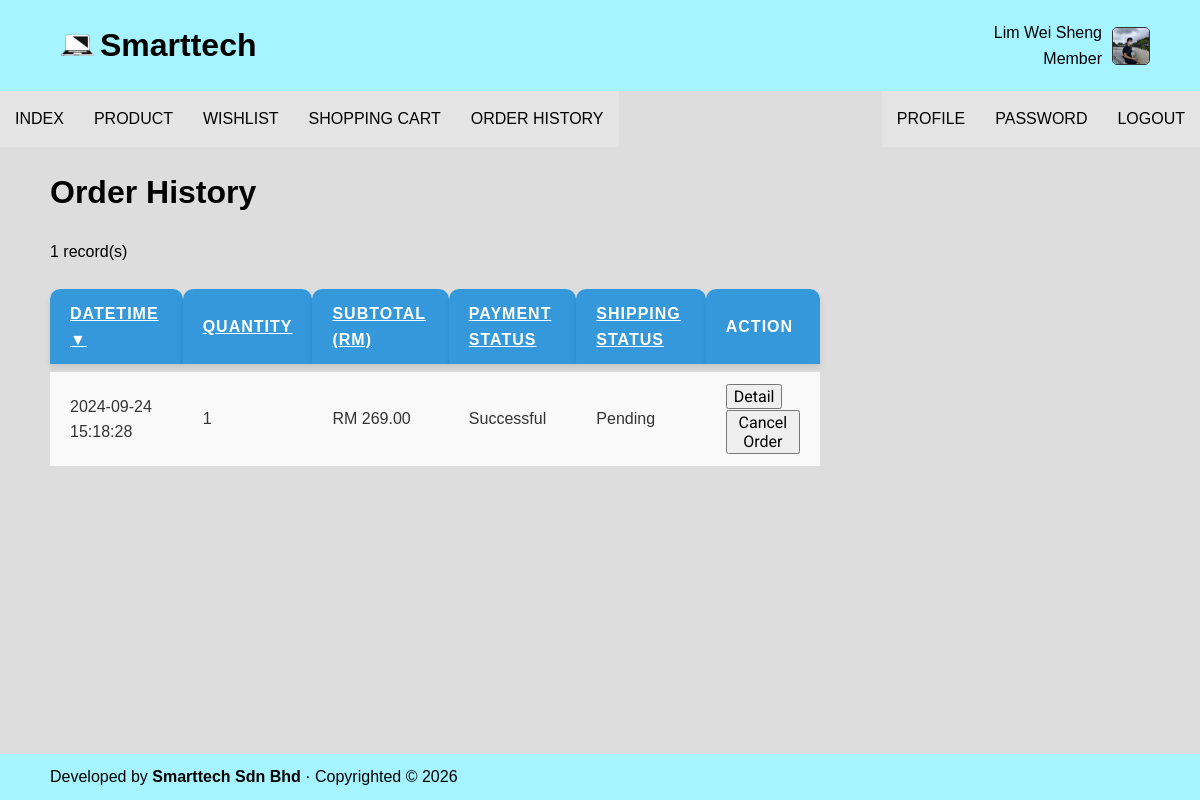
The page /order/history.php (signed in) on the database its author committed.
### tables this page shows
CREATE TABLE `order_history` (
  `id` int(11) NOT NULL,
  `user_id` int(11) DEFAULT NULL,
  `product_id` char(4) DEFAULT NULL,
  `quantity` int(11) DEFAULT NULL,
  `name` varchar(255) DEFAULT NULL,
  `address` text DEFAULT NULL,
  `payment_option` varchar(50) DEFAULT NULL,
  `payment_status` varchar(50) DEFAULT NULL,
  `created_at` timestamp NOT NULL DEFAULT current_timestamp(),
  `datetime` timestamp NOT NULL DEFAULT current_timestamp(),
  `total` decimal(10,2) DEFAULT NULL,
  `shipping_status` varchar(50) DEFAULT 'Pending'
);

### _base.php (called while the page is built, shortened)
<?php
function sort_arrow($column, $sort_column, $sort_order) {
    if ($column === $sort_column) {
        return $sort_order === 'asc' ? ' &#9650;' : ' &#9660;';
    }
    return '';
}

### order/history.php (the view, shortened to what this page needs)
<?php
include '../_base.php';
$allowed_columns = ['datetime', 'quantity', 'total', 'payment_status', 'shipping_status'];
$allowed_orders = ['asc', 'desc'];
$sort_column = isset($_GET['sort']) && in_array($_GET['sort'], $allowed_columns) ? $_GET['sort'] : 'datetime';
$sort_order = isset($_GET['order']) && in_array(strtolower($_GET['order']), $allowed_orders) ? strtolower($_GET['order']) : 'desc';
$next_order = $sort_order === 'asc' ? 'desc' : 'asc';
$stm = $_db->prepare("
    SELECT id, datetime, quantity, total AS subtotal, payment_status, shipping_status
    FROM `order_history`
    WHERE user_id = ?
    ORDER BY $sort_column $sort_order
");
$stm->execute([$_user->id]);
$order_history = $stm->fetchAll(PDO::FETCH_OBJ);
include '../_head.php';
?>
<h1>Order History</h1>
<p><?= count($order_history) ?> record(s)</p>
<table class="table">
    <tr>
        <th><a href="?sort=datetime&order=<?= $next_order ?>">Datetime<?= sort_arrow('datetime', $sort_column, $sort_order) ?></a></th>
        <th><a href="?sort=quantity&order=<?= $next_order ?>">Quantity<?= sort_arrow('quantity', $sort_column, $sort_order) ?></a></th>
        <th><a href="?sort=subtotal&order=<?= $next_order ?>">Subtotal (RM)<?= sort_arrow('subtotal', $sort_column, $sort_order) ?></a></th>
        <th><a href="?sort=payment_status&order=<?= $next_order ?>">Payment Status<?= sort_arrow('payment_status', $sort_column, $sort_order) ?></a></th>
        <th><a href="?sort=shipping_status&order=<?= $next_order ?>">Shipping Status<?= sort_arrow('shipping_status', $sort_column, $sort_order) ?></a></th>
        <th>Action</th>
    </tr>
    <?php foreach ($order_history as $order): ?>
    <tr>
        <td><?= isset($order->datetime) ? htmlspecialchars($order->datetime) : 'N/A' ?></td>
        <td class="right"><?= htmlspecialchars($order->quantity) ?></td>
        <td class="right">RM <?= isset($order->subtotal) ? number_format($order->subtotal, 2) : '0.00' ?></td>
        <td><?= htmlspecialchars($order->payment_status) ?></td>
        <td><?= htmlspecialchars($order->shipping_status) ?></td>
        <td>
            <button data-get="detail.php?id=<?= $order->id ?>" class="btn btn-primary">Detail</button>
            <?php if ($order->payment_status !== 'Cancelled'): ?>
                <form method="post" style="display:inline;">
                    <button type="submit" class="btn btn-danger" onclick="return confirm('Are you sure you want to cancel this order?')">Cancel Order</button>
                </form>
            <?php endif; ?>
        </td>
    </tr>
    <?php endforeach ?>
</table>
<?php
include '../_foot.php';
?>

### css/app.css (style rules this page uses)
body, input, button, textarea, select { font: 16px 'Roboto', sans-serif; }
body { margin: 0; height: 100vh; display: grid; grid: auto auto 1fr auto / auto; background: rgb(221, 221, 221); }
main h1 { margin-top: 0; }
.table { border-collapse: separate; border-spacing: 0 8px; width: 70%; font-family: 'Arial', sans-serif; }
.table th, .table td { border: none; padding: 12px 20px; text-align: left; }
.table th { background: #3498db; color: white; font-weight: 600; text-transform: uppercase; letter-spacing: 1px; border-top-left-radius: 10px; border-top-right-radius: 10px; box-shadow: 0 4px 6px rgba(0, 0, 0, 0.1); }
.table tr { background-color: #f9f9f9; transition: background-color 0.3s ease-in-out; }
.table td { color: #333; position: relative; font-size: 16px; padding: 12px 20px; overflow: visible; }
.table th a { color: inherit; display: block; }
body { font-family: Arial, sans-serif; line-height: 1.6; }

### rows shown on the page
order_history: datetime "2024-09-24 15:18:28", quantity "1", total "269.00", payment_status "Successful", shipping_status "Pending"

### other values the page prints
$_user-> name "Lim Wei Sheng"
$_user-> role "Member"
count($order_history) "1"
sort_arrow('datetime', $sort_column, $sort_order) "▼"
